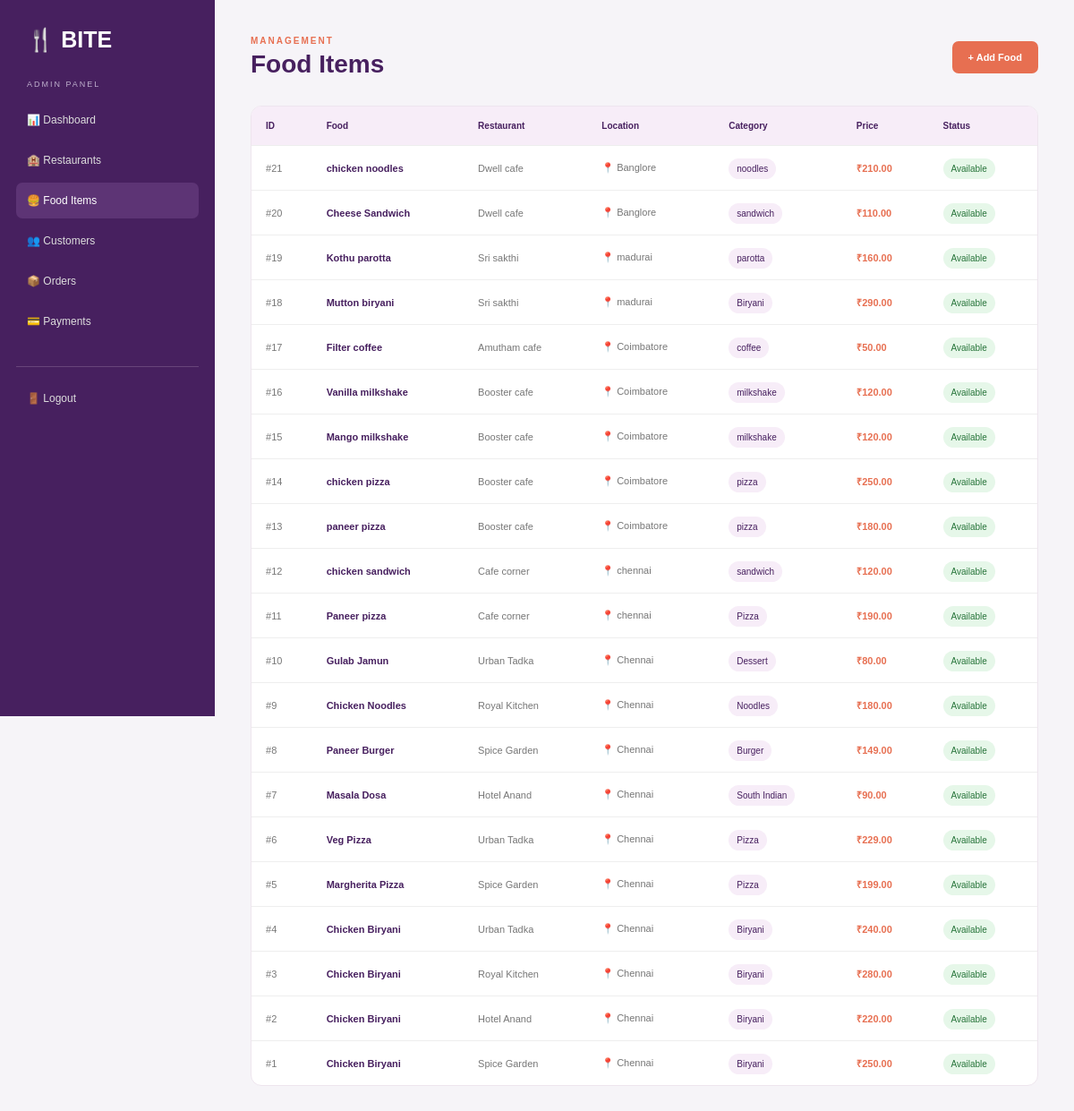
/admin-foods (signed in), run on the app's committed database.
### tables this page shows
CREATE TABLE foods (
            id INTEGER PRIMARY KEY AUTOINCREMENT,
            restaurant_id INTEGER NOT NULL,
            food_name TEXT NOT NULL,
            category TEXT,
            description TEXT,
            price REAL NOT NULL,
            image TEXT,
            availability TEXT DEFAULT 'Available',

            FOREIGN KEY (restaurant_id)
            REFERENCES restaurants(id)
        );

CREATE TABLE restaurants (
            id INTEGER PRIMARY KEY AUTOINCREMENT,
            name TEXT NOT NULL,
            description TEXT,
            location TEXT,
            phone TEXT,
            rating REAL DEFAULT 0,
            delivery_time TEXT,
            image TEXT,
            status TEXT DEFAULT 'Open'
        );

### app.py (the view)
@app.route("/admin-foods")
def admin_foods():
    if not session.get("admin_logged_in"):
        return redirect(url_for("admin_login"))
    conn = get_db_connection()
    foods = conn.execute("""
        SELECT
            foods.id,
            foods.food_name,
            foods.category,
            foods.description,
            foods.price,
            foods.availability,
            restaurants.name AS restaurant_name,
            restaurants.location AS location

        FROM foods

        JOIN restaurants
        ON foods.restaurant_id = restaurants.id

        ORDER BY foods.id DESC
    """).fetchall()
    conn.close()
    return render_template(
        "admin_foods.html",
        foods=foods
    )

### app.py (called while the page is built)
def get_db_connection():
    conn = sqlite3.connect(DATABASE)
    conn.row_factory = sqlite3.Row
    return conn

### templates/admin_foods.html (shortened to what this page needs)
<!DOCTYPE html>
<html lang="en">
<head>
    <link rel="stylesheet"
          href="{{ url_for('static', filename='css/admin_foods.css') }}">
</head>
<body>
<aside class="sidebar">
    <div class="logo">
        🍴 BITE
    </div>
    <p class="admin-label">
        ADMIN PANEL
    </p>
    <a href="/admin-dashboard">
        📊 Dashboard
    </a>
    <a href="/admin-restaurants">
        🏨 Restaurants
    </a>
    <a href="/admin-foods" class="active">
        🍔 Food Items
    </a>
    <a href="admin-customers">
        👥 Customers
    </a>
    <a href="/admin-orders">
        📦 Orders
    </a>
    <a href="/admin-payments">
        💳 Payments
    </a>
    <div class="sidebar-bottom">
        <a href="/admin-logout">
            🚪 Logout
        </a>
    </div>
</aside>
<main class="main">
    <div class="topbar">
        <div>
            <p>
                MANAGEMENT
            </p>
            <h1>
                Food Items
            </h1>
        </div>
        <a href="/admin-foods/add"
           class="add-btn">
            + Add Food
        </a>
    </div>
    <div class="food-table">
        <table>
            <thead>
                <tr>
                    <th>ID</th>
                    <th>Food</th>
                    <th>Restaurant</th>
                    <th>Location</th>
                    <th>Category</th>
                    <th>Price</th>
                    <th>Status</th>
                </tr>
            </thead>
            <tbody>
                {% for food in foods %}
                <tr>
                    <td>
                        #{{ food.id }}
                    </td>
                    <td>
                        <strong>
                            {{ food.food_name }}
                        </strong>
                    </td>
                    <td>
                        {{ food.restaurant_name }}
                    </td>
                    <td>
                        📍 {{ food.location }}
                    </td>
                    <td>
                        <span class="category">
                            {{ food.category }}
                        </span>
                    </td>
                    <td>
                        <strong class="price">
                            ₹{{ "%.2f"|format(food.price) }}
                        </strong>
                    </td>
                    <td>
                        {% if food.availability == "Available" %}
                            <span class="available">
                                Available
                            </span>
                        {% else %}
                            <span class="unavailable">
                                Unavailable
                            </span>
                        {% endif %}
                    </td>
                </tr>
                {% endfor %}
            </tbody>
        </table>
    </div>
</main>
</body>
</html>

### static/css/admin_foods.css (style rules this page uses)
* { margin: 0; padding: 0; box-sizing: border-box; }
body { font-family: Arial, sans-serif; background: #f6f4f8; }
.sidebar { position: fixed; width: 240px; height: 100vh; background: #47205f; padding: 30px 18px; }
.logo { color: white; font-size: 25px; font-weight: bold; padding: 0 12px 30px; }
.admin-label { color: #bdaecc; font-size: 9px; letter-spacing: 2px; margin: 0 12px 15px; }
.sidebar a { display: block; color: #ddd; text-decoration: none; padding: 13px 12px; border-radius: 7px; font-size: 12px; margin-bottom: 5px; }
.sidebar a:hover, .sidebar a.active { background: #5d3475; color: white; }
.sidebar-bottom { margin-top: 30px; border-top: 1px solid #68447a; padding-top: 15px; }
.main { margin-left: 240px; padding: 40px; }
.topbar { display: flex; justify-content: space-between; align-items: center; margin-bottom: 30px; }
.topbar p { color: #e76f51; font-size: 10px; letter-spacing: 2px; font-weight: bold; }
.topbar h1 { color: #47205f; font-size: 28px; margin-top: 5px; }
.add-btn { background: #e76f51; color: white; text-decoration: none; padding: 12px 18px; border-radius: 7px; font-size: 11px; font-weight: bold; }
.food-table { background: white; border-radius: 12px; overflow-x: auto; border: 1px solid #eee5ee; }
table { width: 100%; border-collapse: collapse; min-width: 850px; }
th { background: #f7edf8; color: #47205f; font-size: 10px; text-align: left; padding: 16px; }
td { padding: 17px 16px; border-top: 1px solid #eee; color: #777; font-size: 11px; }
td strong { color: #47205f; }
.category { background: #f7edf8; color: #47205f; padding: 6px 9px; border-radius: 12px; font-size: 10px; }
.price { color: #e76f51 !important; }
.available { background: #e6f7e9; color: #28753b; padding: 6px 9px; border-radius: 12px; font-size: 10px; }

### data on the page
foods: id "21", food_name "chicken noodles", restaurant_name "Dwell cafe", location "Banglore", category "noodles", price "210.00", availability "Available"
foods: id "20", food_name "Cheese Sandwich", restaurant_name "Dwell cafe", location "Banglore", category "sandwich", price "110.00", availability "Available"
foods: id "19", food_name "Kothu parotta", restaurant_name "Sri sakthi", location "madurai", category "parotta", price "160.00", availability "Available"
foods: id "18", food_name "Mutton biryani", restaurant_name "Sri sakthi", location "madurai", category "Biryani", price "290.00", availability "Available"
foods: id "17", food_name "Filter coffee", restaurant_name "Amutham cafe", location "Coimbatore", category "coffee", price "50.00", availability "Available"
foods: id "16", food_name "Vanilla milkshake", restaurant_name "Booster cafe", location "Coimbatore", category "milkshake", price "120.00", availability "Available"
foods: id "15", food_name "Mango milkshake", restaurant_name "Booster cafe", location "Coimbatore", category "milkshake", price "120.00", availability "Available"
foods: id "14", food_name "chicken pizza", restaurant_name "Booster cafe", location "Coimbatore", category "pizza", price "250.00", availability "Available"
foods: id "13", food_name "paneer pizza", restaurant_name "Booster cafe", location "Coimbatore", category "pizza", price "180.00", availability "Available"
foods: id "12", food_name "chicken sandwich", restaurant_name "Cafe corner", location "chennai", category "sandwich", price "120.00", availability "Available"
foods: id "11", food_name "Paneer pizza", restaurant_name "Cafe corner", location "chennai", category "Pizza", price "190.00", availability "Available"
foods: id "10", food_name "Gulab Jamun", restaurant_name "Urban Tadka", location "Chennai", category "Dessert", price "80.00", availability "Available"
foods: id "9", food_name "Chicken Noodles", restaurant_name "Royal Kitchen", location "Chennai", category "Noodles", price "180.00", availability "Available"
foods: id "8", food_name "Paneer Burger", restaurant_name "Spice Garden", location "Chennai", category "Burger", price "149.00", availability "Available"
foods: id "7", food_name "Masala Dosa", restaurant_name "Hotel Anand", location "Chennai", category "South Indian", price "90.00", availability "Available"
foods: id "6", food_name "Veg Pizza", restaurant_name "Urban Tadka", location "Chennai", category "Pizza", price "229.00", availability "Available"
foods: id "5", food_name "Margherita Pizza", restaurant_name "Spice Garden", location "Chennai", category "Pizza", price "199.00", availability "Available"
foods: id "4", food_name "Chicken Biryani", restaurant_name "Urban Tadka", location "Chennai", category "Biryani", price "240.00", availability "Available"
foods: id "3", food_name "Chicken Biryani", restaurant_name "Royal Kitchen", location "Chennai", category "Biryani", price "280.00", availability "Available"
foods: id "2", food_name "Chicken Biryani", restaurant_name "Hotel Anand", location "Chennai", category "Biryani", price "220.00", availability "Available"
foods: id "1", food_name "Chicken Biryani", restaurant_name "Spice Garden", location "Chennai", category "Biryani", price "250.00", availability "Available"
